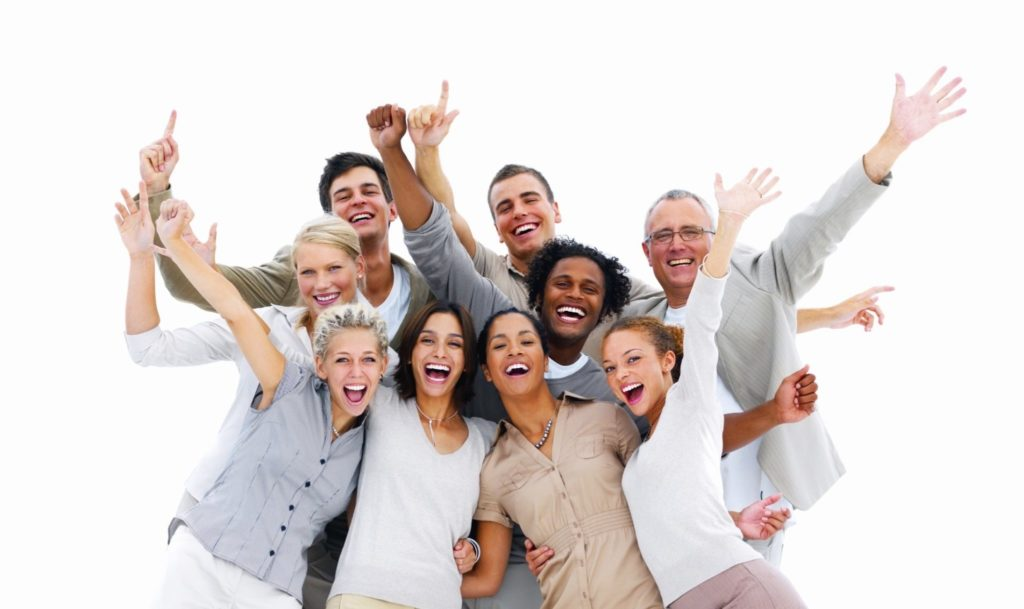
#> input picture 2_ip.jpg, 1024 x 609 px
$ python 02_face_detection.py
#> lines starting #> are read from the running program, lines starting #| are printed output that depends on the picture; after the words box and inside, x2 and y2 are one past the last pixel; in counts of white or black regions, pixels touching at a corner belong together
import cv2
import numpy as np
import math
img=cv2.imread("2_ip.jpg")
#> img is the input picture: shape (609, 1024, 3); mean B, G, R 212.4, 214.8, 223
face_cascade = cv2.CascadeClassifier('2_haarcascade_frontalface_default.xml')
gray = cv2.cvtColor(img, cv2.COLOR_BGR2GRAY)
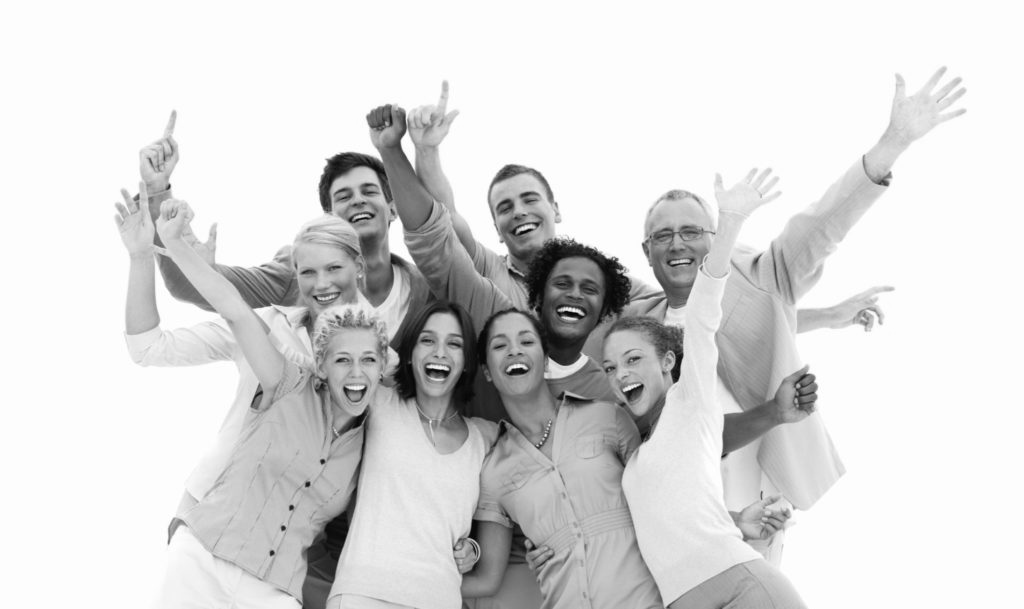
#> gray: shape (609, 1024); min 3, max 255, mean 217
faces = face_cascade.detectMultiScale(gray, 1.3, 5)
#> faces = [[325, 167, 65, 65], [643, 207, 70, 70], [539, 256, 74, 74], [408, 318, 66, 66], [479, 315, 72, 72], [322, 334, 70, 70], [484, 174, 71, 71]]
while 1:
  for (x,y,w,h) in faces:
    cv2.rectangle(img,(x,y),(x+w,y+h),(255,0,0),2)
    roi_gray = gray[y:y+h, x:x+w]
    roi_color = img[y:y+h, x:x+w]
#> this loop made 7 passes
#> pass 1, `roi_gray = gray[y:y+h, x:x+w]`:
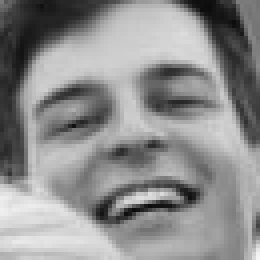
#> roi_gray: shape (65, 65) (shown 4 times larger); min 10, max 245, mean 141.8
#> pass 1, `roi_color = img[y:y+h, x:x+w]`:
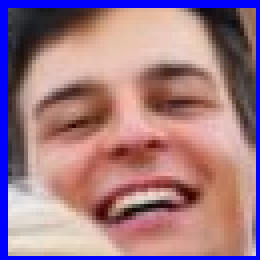
#> roi_color: shape (65, 65, 3) (shown 4 times larger); mean B, G, R 134.3, 121.3, 159.7
#> pass 2, `roi_gray = gray[y:y+h, x:x+w]`:
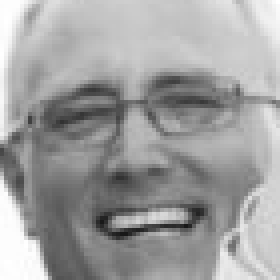
#> roi_gray: shape (70, 70) (shown 4 times larger); min 23, max 255, mean 160
#> pass 2, `roi_color = img[y:y+h, x:x+w]`:
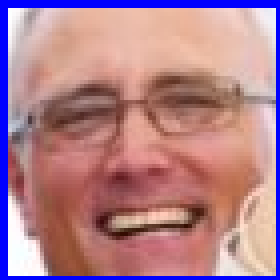
#> roi_color: shape (70, 70, 3) (shown 4 times larger); mean B, G, R 141.3, 129.2, 176.8
#> after the loop:
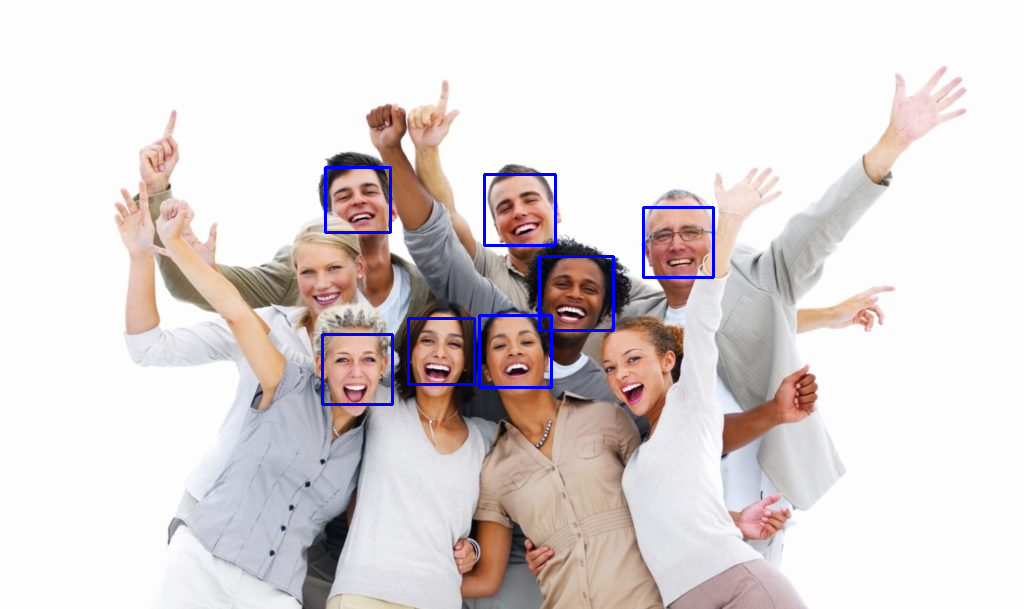
#> img: shape (609, 1024, 3); 0.93% of pixels changed, all inside (x1, y1, x2, y2) = (321, 166, 715, 406)
  cv2.imshow("Image",img)
  k = cv2.waitKey(30) & 0xff
#> (key Esc is pressed here)
  if k == 27:
    break
cv2.destroyAllWindows()
